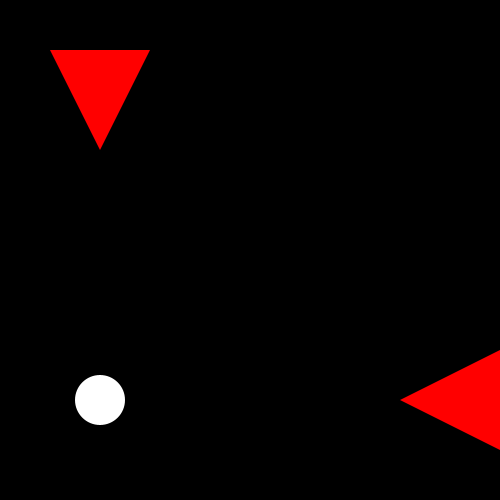
Frame 1 (no input)
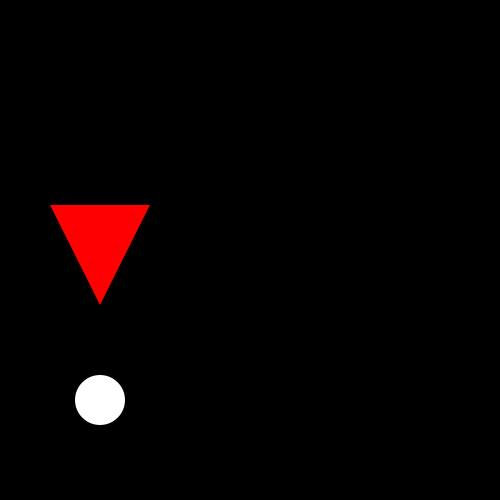
Frame 60 (the mouse pressed at the canvas centre just before this capture)
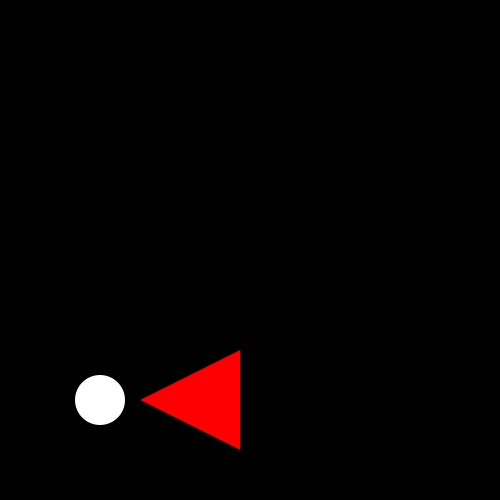
Frame 120 (the mouse held since frame 60 and released just before this capture)

The Processing sketch that drew these frames (run headless with seeded random() and noise(); from frame 60 on, the mouse is pressed at the canvas centre):

// Processing sketch: processing_121142
// ── processing_121142.pde

float counter = 0;

void setup()
{
size(500, 500);
background(0);
}

void draw()
{
background(0);

noStroke();

fill(255);
ellipse(100, 400, 50, 50);

pushMatrix();
  translate(0, sin(counter)*220);
  fill(255, 0, 0);
  triangle(100, 150, 150, 50, 50, 50);
popMatrix();

pushMatrix();
  translate(sin(counter)*260, 0);
  fill(255, 0, 0);
  triangle(400, 400, 500, 350, 500, 450);
popMatrix();



counter += 0.04;




}
